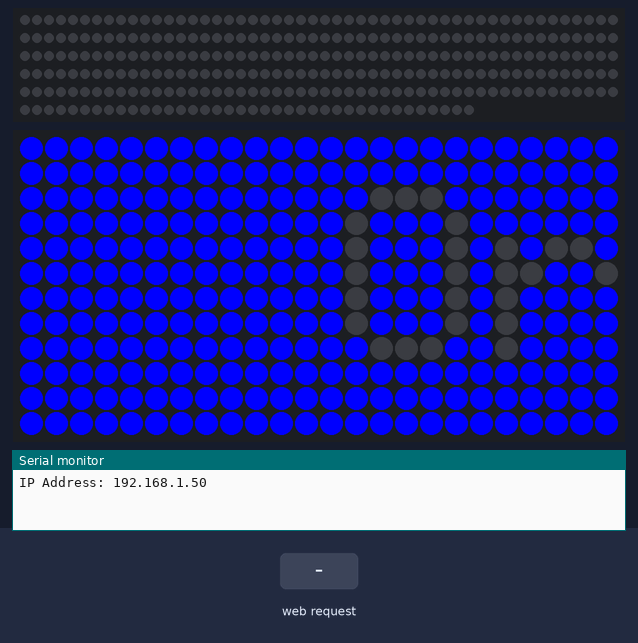
The sketch below on a simulated ESP32. Shown: 288 RGB LEDs in strip order, left to right, continuing on the next row, 24×12 RGB LED matrix (first LED top left, wired row by row), the last lines printed to the serial monitor. The inputs (shaded band) are chosen by the test bench. WiFi joins after 1.5 s; servers stay silent unless stated.

Above: at 2.77 s.
2.8 s: HTTP request GET /get received
At 12.79 s:
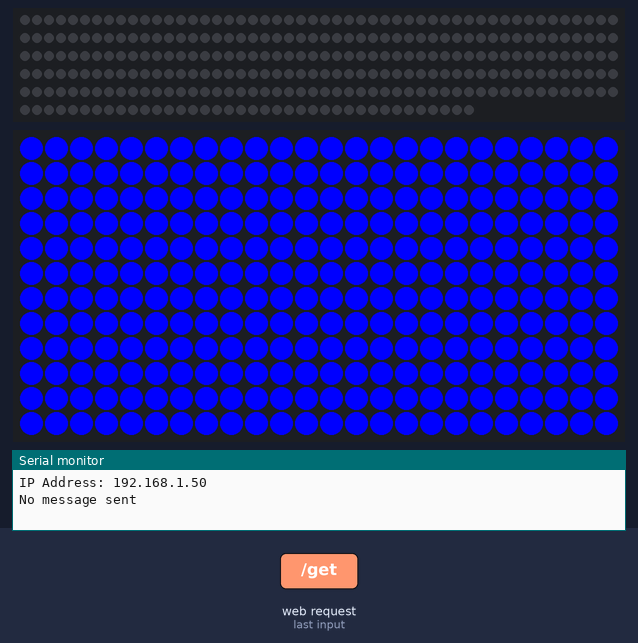
At 13.45 s:
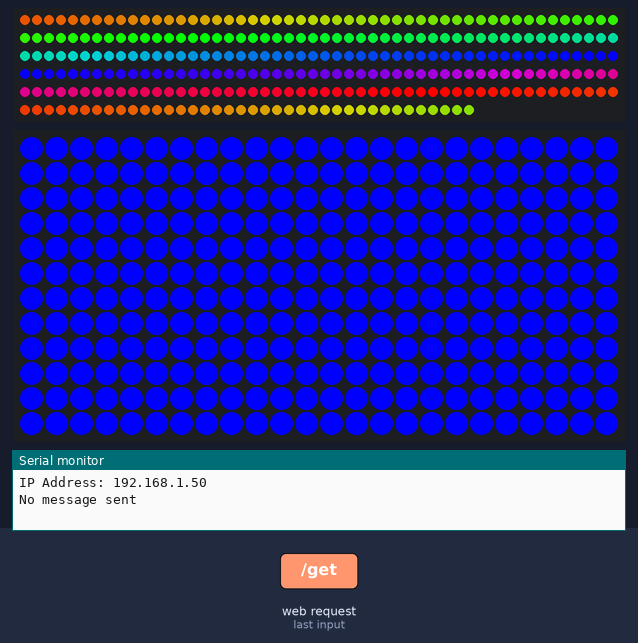

The sketch:

theWall.ino
```cpp
#include <Adafruit_NeoPixel.h>
#ifdef __AVR__
  #include <avr/power.h>
#endif

#include <Adafruit_GFX.h>
#include <Adafruit_NeoMatrix.h>

#include <Arduino.h>
#include <WiFi.h>
#include <AsyncTCP.h>
#include <ESPAsyncWebServer.h>

AsyncWebServer server(80);

#define PIN 32

//====================================================================

int x;
int pass;

const char* ssid = "Oriel Science";
const char* password = "taf0xa11";

const char* PARAM_INPUT_1 = "Oriel Science";
const char* PARAM_INPUT_2 = "Oriel Scienc";

// HTML web page to handle 2 input fields (input1, input2)
const char index_html[] PROGMEM = R"rawliteral(
<!DOCTYPE HTML><html><head>
  <title>ESP Input Form</title>
  <meta name="viewport" content="width=device-width, initial-scale=1">
  </head><body>
  <form action="/get">
    input1: <input type="text" name="input1">
    <input type="submit" value="Submit">
  </form><br>
  <form action="/get">
    input2: <input type="text" name="input2">
    <input type="submit" value="Submit">
  </form>
</body></html>)rawliteral";

void notFound(AsyncWebServerRequest *request) {
  request->send(404, "text/plain", "Not found");
}

//====================================================================

Adafruit_NeoPixel strip = Adafruit_NeoPixel(288, PIN, NEO_GRB + NEO_KHZ800);

Adafruit_NeoMatrix matrix = Adafruit_NeoMatrix(6, 12, 4, 1, PIN,
  NEO_TILE_TOP   + NEO_TILE_LEFT   + NEO_TILE_ROWS   + NEO_TILE_ZIGZAG +
  NEO_MATRIX_TOP + NEO_MATRIX_RIGHT + NEO_MATRIX_ROWS + NEO_MATRIX_ZIGZAG,
  NEO_GRB + NEO_KHZ800);

//====================================================================

void setup() {

  //=========inti LED matrix==========

  strip.begin();
  strip.setBrightness(255);
  strip.show();

  matrix.begin();
  matrix.setTextWrap(false);
  matrix.setBrightness(255);

  //=========inti portal matrix==========

  Serial.begin(115200);
  WiFi.mode(WIFI_STA);
  WiFi.begin(ssid, password);
  if (WiFi.waitForConnectResult() != WL_CONNECTED) {
    Serial.println("WiFi Failed!");
    return;
  }
  Serial.println();
  Serial.print("IP Address: ");
  Serial.println(WiFi.localIP());

  // Send web page with input fields to client
  server.on("/", HTTP_GET, [](AsyncWebServerRequest *request){
    request->send_P(200, "text/html", index_html);
  });

  // Send a GET request to <ESP_IP>/get?input1=<inputMessage>
  server.on("/get", HTTP_GET, [] (AsyncWebServerRequest *request) {
    String inputMessage;
    String inputParam;
    // GET input1 value on <ESP_IP>/get?input1=<inputMessage>
    if (request->hasParam(PARAM_INPUT_1)) {
      inputMessage = request->getParam(PARAM_INPUT_1)->value();
      inputParam = PARAM_INPUT_1;
    }
    // GET input2 value on <ESP_IP>/get?input2=<inputMessage>
    else if (request->hasParam(PARAM_INPUT_2)) {
      inputMessage = request->getParam(PARAM_INPUT_2)->value();
      inputParam = PARAM_INPUT_2;
    }
    else {
      inputMessage = "No message sent";
      inputParam = "none";
    }
    Serial.println(inputMessage);
    request->send(200, "text/html", "HTTP GET request sent to your ESP on input field ("
                                     + inputParam + ") with value: " + inputMessage +
                                     "<br><a href=\"/\">Return to Home Page</a>");
  });
  server.onNotFound(notFound);
  server.begin();
}

//====================================================================

void loop() {
  scrollText(PARAM_INPUT_2);
  rainbow(15);
  colorWipe(strip.Color(255, 0, 0), 50); // Red
  scrollText(PARAM_INPUT_1);
  rainbowCycle(15);
}

//====================================================================

void scrollText(String message){
  x = matrix.width();
  pass = 0;
    matrix.setTextColor(matrix.Color(0, 0, 0));
  while(x > -78){
    matrix.fillScreen(matrix.Color(0, 0, 255));
    matrix.setCursor(x, 2);
    matrix.print(F("Oriel Science"));
    if(--x < -78) {
      x = matrix.width();
    if(++pass >= 3) pass = 0;
      matrix.setTextColor(matrix.Color(255, 0, 0));
  }
  matrix.show();
  delay(100);
  }
}

//====================================================================

void colorWipe(uint32_t c, uint8_t wait) {
  for(uint16_t i=0; i<strip.numPixels(); i++) {
    strip.setPixelColor(i, c);
    strip.show();
    delay(10);
  }
}

//====================================================================

void rainbow(uint8_t wait) {
  uint16_t i, j;

  for(j=0; j<256; j++) {
    for(i=0; i<strip.numPixels(); i++) {
      strip.setPixelColor(i, Wheel((i+j) & 255));
    }
    strip.show();
    delay(wait);
  }
}

//====================================================================

void rainbowCycle(uint8_t wait) {
  uint16_t i, j;

  for(j=0; j<256*5; j++) { // 5 cycles of all colors on wheel
    for(i=0; i< strip.numPixels(); i++) {
      strip.setPixelColor(i, Wheel(((i * 256 / strip.numPixels()) + j) & 255));
    }
    strip.show();
    delay(wait);
  }
}

//====================================================================

uint32_t Wheel(byte WheelPos) {
  WheelPos = 255 - WheelPos;
  if(WheelPos < 85) {
    return strip.Color(255 - WheelPos * 3, 0, WheelPos * 3);
  }
  if(WheelPos < 170) {
    WheelPos -= 85;
    return strip.Color(0, WheelPos * 3, 255 - WheelPos * 3);
  }
  WheelPos -= 170;
  return strip.Color(WheelPos * 3, 255 - WheelPos * 3, 0);
}
```
